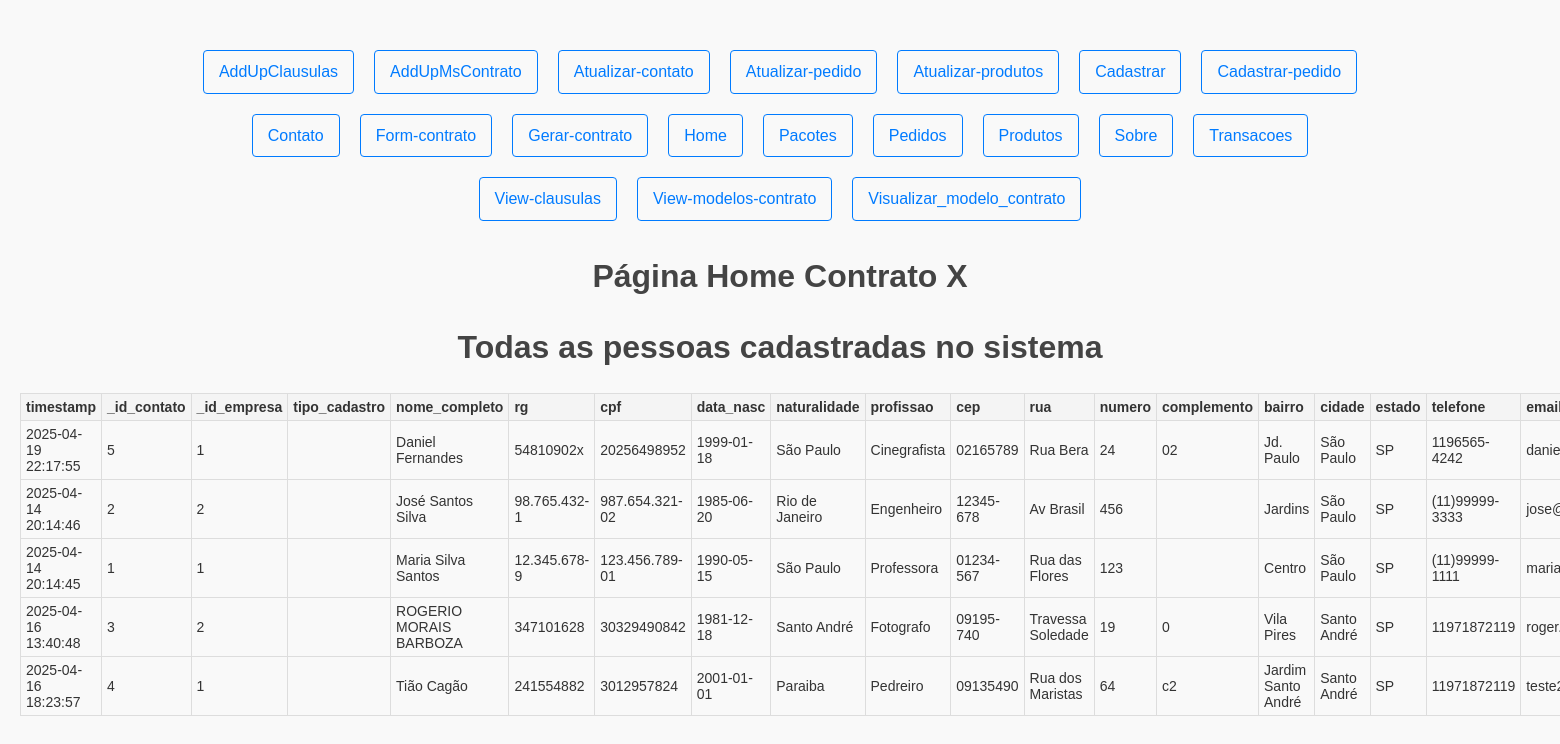
Before: / with the older database file.
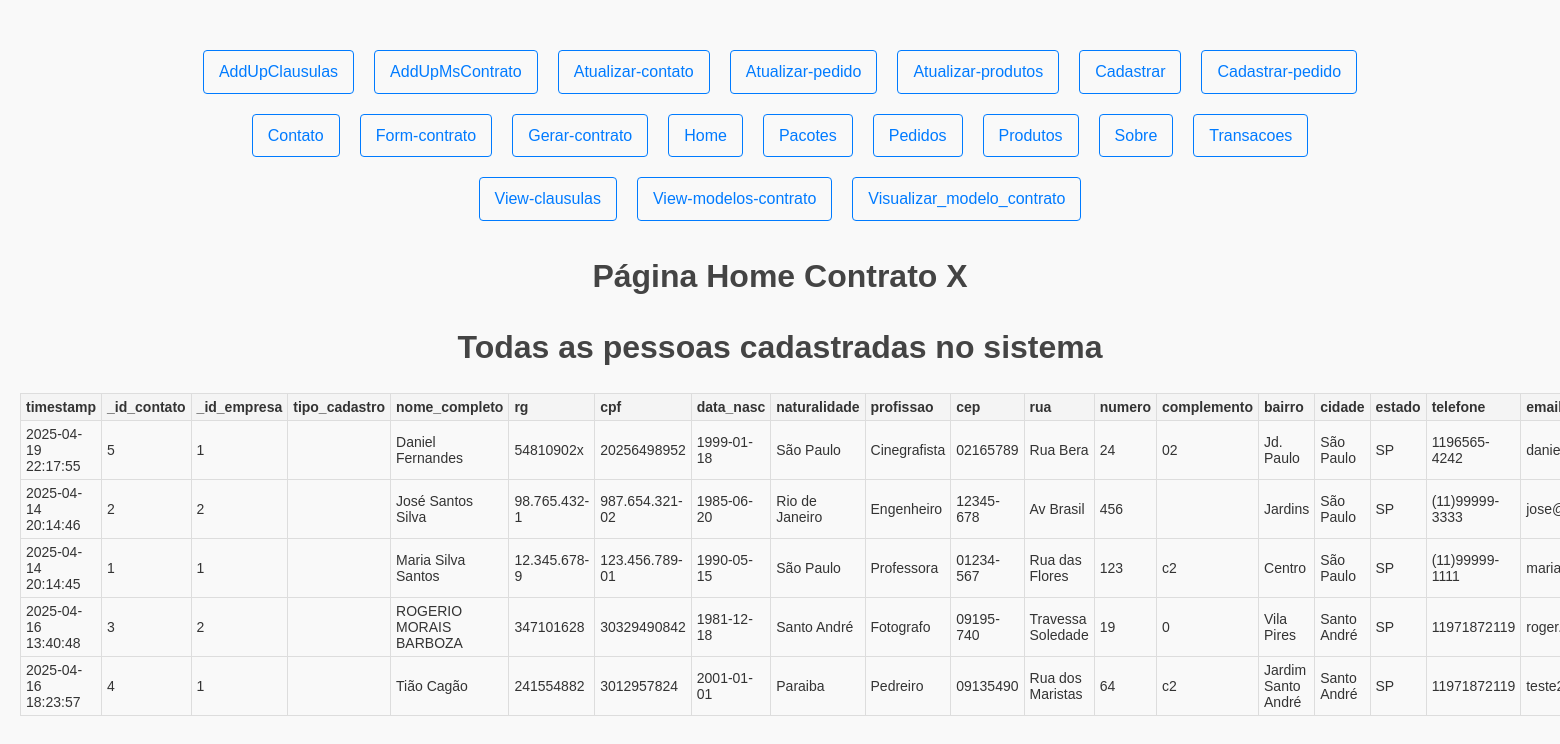
After: the same page with the newer database file.
### tables this page shows
CREATE TABLE IF NOT EXISTS `contatos` (
  `timestamp` timestamp NULL DEFAULT CURRENT_TIMESTAMP,
  `modificado` timestamp NULL DEFAULT CURRENT_TIMESTAMP,
  `_id_empresa` int NOT NULL,
  `_id_contato` int NOT NULL AUTO_INCREMENT,
  `tipo_contato` enum('cliente','colaborador','fornecedor','parceiro','outros') NOT NULL,
  `nome_completo` varchar(100) NOT NULL,
  `rg` varchar(20) NOT NULL,
  `cpf` varchar(14) NOT NULL,
  `data_nasc` date NOT NULL,
  `naturalidade` varchar(50) NOT NULL,
  `profissao` varchar(50) NOT NULL,
  `cep` varchar(9) NOT NULL,
  `rua` varchar(100) NOT NULL,
  `numero` varchar(10) NOT NULL,
  `complemento` varchar(50) DEFAULT NULL,
  `bairro` varchar(50) NOT NULL,
  `cidade` varchar(50) NOT NULL,
  `estado` char(2) NOT NULL,
  `telefone` varchar(15) NOT NULL,
  `email` varchar(100) NOT NULL,
  `redes_sociais` varchar(200) DEFAULT NULL,
  `contato_recados` varchar(100) NOT NULL,
  `telefone_recados` varchar(15) NOT NULL,
  `email_recados` varchar(100) NOT NULL,
  `origem` varchar(100) DEFAULT NULL,
  PRIMARY KEY (`_id_contato`),
  UNIQUE KEY `cpf` (`cpf`),
  UNIQUE KEY `rg` (`rg`),
  KEY `_id_empresa` (`_id_empresa`)
);

### app/model/mContato/listar_cadastros/listar_contatos.php (called while the page is built, shortened)
<?php
class ListarContatos extends DbConn {
    public function buscarContatos() {
        try {
            $conn = $this->connect();
            $query = "SELECT * FROM contatos ORDER BY nome_completo ASC";
            $stmt = $conn->prepare($query);
            $stmt->execute();
            return $stmt->fetchAll(PDO::FETCH_ASSOC);
        } catch (PDOException $e) {
            error_log("Erro ao buscar contatos: " . $e->getMessage());
            return false;
        }
    }
}

### app/controller/ctrl_cadastro/ctrl_cadastro.php (called while the page is built, shortened)
<?php
require_once('../app/model/mContato/listar_cadastros/listar_contatos.php');
class CtrlCadastro {
    private $ListarContatos;
    public function __construct() {
        $this->ListarContatos = new ListarContatos();
    }
    public function exibirCadastros() {
        $cadastros = $this->ListarContatos->buscarContatos();
        return $cadastros;
    }
}

### app/view/vContato/lista_cadastro.php (the view, shortened to what this page needs)
<?php
require_once('../app/controller/ctrl_cadastro/ctrl_cadastro.php');
$lista_cadastro = new CtrlCadastro();
?>
<!DOCTYPE html>
<html lang="pt-br">
<head>
    <link rel="stylesheet" href="public/assets/css/style.css">
</head>
<body>
    <h1>Todas as pessoas cadastradas no sistema</h1>
<?php
$cadastros = $lista_cadastro->exibirCadastros();
try {
    if ($cadastros) {
        echo "<table border='1'>";
        echo "<thead>";
        echo "<tr>";
        echo "<th>timestamp</th>";
        echo "<th>_id_contato</th>";
        echo "<th>_id_empresa</th>";
        echo "<th>tipo_cadastro</th>";
        echo "<th>nome_completo</th>";
        echo "<th>rg</th>";
        echo "<th>cpf</th>";
        echo "<th>data_nasc</th>";
        echo "<th>naturalidade</th>";
        echo "<th>profissao</th>";
        echo "<th>cep</th>";
        echo "<th>rua</th>";
        echo "<th>numero</th>";
        echo "<th>complemento</th>";
        echo "<th>bairro</th>";
        echo "<th>cidade</th>";
        echo "<th>estado</th>";
        echo "<th>telefone</th>";
        echo "<th>email</th>";
        echo "</tr>";
        echo "</thead>";
        echo "<tbody>";
        foreach ($cadastros as $cadastro) {
            echo "<tr>";
            echo "<td>" . htmlspecialchars($cadastro['timestamp'] ?? '') . "</td>";
            echo "<td>" . htmlspecialchars($cadastro['_id_contato'] ?? '') . "</td>";
            echo "<td>" . htmlspecialchars($cadastro['_id_empresa'] ?? '') . "</td>";
            echo "<td>" . htmlspecialchars($cadastro['tipo_cadastro'] ?? '') . "</td>";
            echo "<td>" . htmlspecialchars($cadastro['nome_completo'] ?? '') . "</td>";
            echo "<td>" . htmlspecialchars($cadastro['rg'] ?? '') . "</td>";
            echo "<td>" . htmlspecialchars($cadastro['cpf'] ?? '') . "</td>";
            echo "<td>" . htmlspecialchars($cadastro['data_nasc'] ?? '') . "</td>";
            echo "<td>" . htmlspecialchars($cadastro['naturalidade'] ?? '') . "</td>";
            echo "<td>" . htmlspecialchars($cadastro['profissao'] ?? '') . "</td>";
            echo "<td>" . htmlspecialchars($cadastro['cep'] ?? '') . "</td>";
            echo "<td>" . htmlspecialchars($cadastro['rua'] ?? '') . "</td>";
            echo "<td>" . htmlspecialchars($cadastro['numero'] ?? '') . "</td>";
            echo "<td>" . htmlspecialchars($cadastro['complemento'] ?? '') . "</td>";
            echo "<td>" . htmlspecialchars($cadastro['bairro'] ?? '') . "</td>";
            echo "<td>" . htmlspecialchars($cadastro['cidade'] ?? '') . "</td>";
            echo "<td>" . htmlspecialchars($cadastro['estado'] ?? '') . "</td>";
            echo "<td>" . htmlspecialchars($cadastro['telefone'] ?? '') . "</td>";
            echo "<td>" . htmlspecialchars($cadastro['email'] ?? '') . "</td>";
            echo "</tr>";
        }
        echo "</tbody>";
        echo "</table>";
    } else {
        echo "<p>Nenhum cadastro encontrado.</p>";
    }
    } catch (Exception $e) {
        echo "<p>Erro ao exibir cadastros: " . htmlspecialchars($e->getMessage()) . "</p>";
    }
?>
</body>
</html>

### public/index.php (shortened to what this page needs)
<?php
$url = isset($_GET['url']) && !empty($_GET['url']) ? $_GET['url'] : 'home';
$url = trim($url, '/');
$codigo = '';
$indexPath = __FILE__;
if (file_exists($indexPath)) {
    $codigo = file_get_contents($indexPath);
} else {
    echo "Arquivo index.php não encontrado.<br>";
}
preg_match_all('/case\s+[\'"]([^\'"]+)[\'"]\s*\:/', $codigo, $matches);
echo '<link rel="stylesheet" href="public/assets/css/style.css">';
echo '<div class="nav-links">';
if (!empty($matches[1])) {
    foreach ($matches[1] as $case) {
        echo "<a href='{$case}'>".ucfirst($case)."</a>";
    }
    echo "<br>";
} else {
    echo "Nenhum case encontrado.";
}
echo '</div>';
switch ($url) {
    case 'home':
        require_once '../public/paginas/home.php';
        break;
}
?>

### public/paginas/home.php (shortened to what this page needs)
<!DOCTYPE html>
<html lang="pt-br">
<head>
    <link rel="stylesheet" href="public/assets/css/style.css">
</head>
<body>
    <div class="container">
        <h1>Página Home Contrato X</h1>
        <?php
        include_once '../app/view/vContato/lista_cadastro.php'
        ?>
    </div>
</body>
</html>

### public/assets/css/style.css (style rules this page uses)
body { font-family: Arial, sans-serif; margin: 0; padding: 20px; background-color: #f9f9f9; color: #333; line-height: 1.6; }
h1, h2 { color: #444; margin-bottom: 20px; }
h1 { text-align: center; margin-top: 20px; }
a { display: inline-block; text-align: center; margin-bottom: 20px; color: #007BFF; text-decoration: none; }
.nav-links { text-align: center; margin: 20px 20vh; }
.nav-links a { display: inline-block; padding: 8px 15px; margin: 10px 10px; color: #007BFF; text-decoration: none; border: 1px solid #007BFF; border-radius: 4px; }
table { width: 100%; border-collapse: collapse; margin-top: 20px; }
th, td { padding: 5px; text-align: left; border: 1px solid #ddd; font-size: 14px; }
th { background-color: #f4f4f4; }
tr:nth-child(even) { background-color: #f9f9f9; }

Changed rows visible on the page:
changed contatos "Maria Silva Santos": complemento (not shown) → "c2"
